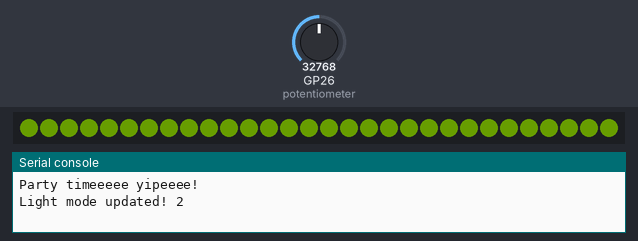
Bench run of a program on a simulated Raspberry Pi Pico running MicroPython. Shown: 30 RGB LEDs in strip order, left to right, the last lines printed to the serial console. Inputs (shaded band) come from the test bench; at power-on: GP26 (potentiometer) = 32768 (analog values on the 0–65535 scale). Dim RGB values are drawn brighter than linear; random numbers come from a fixed seed.

Above: at 1.25 s.
1.3 s: GP26 (potentiometer) set to 7864
At 1.9 s:
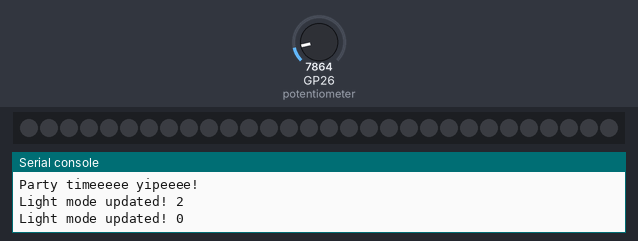
2.8 s: GP26 (potentiometer) set to 45874
At 2.97 s:
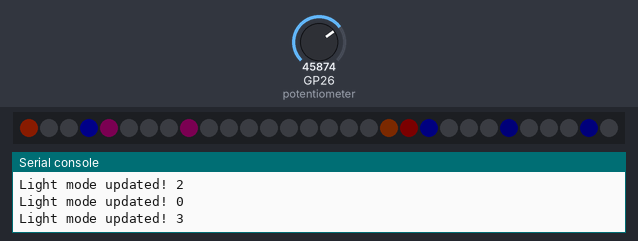
5.2 s: GP26 (potentiometer) set to 32767
At 6.67 s:
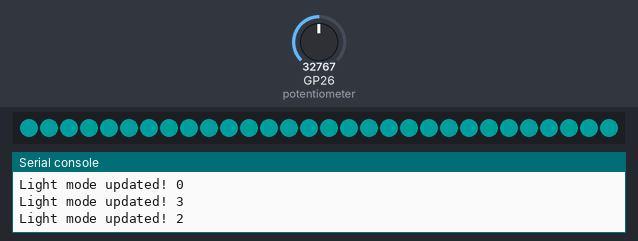
7.6 s: GP26 (potentiometer) set to 19660
At 8.22 s:
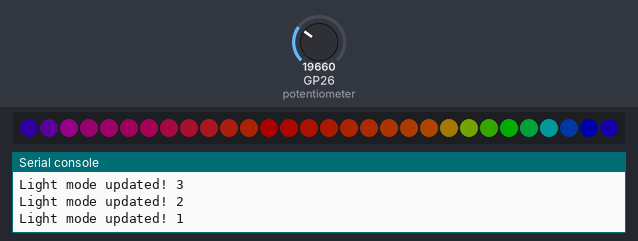
10.1 s: GP26 (potentiometer) set to 45874
At 10.66 s:
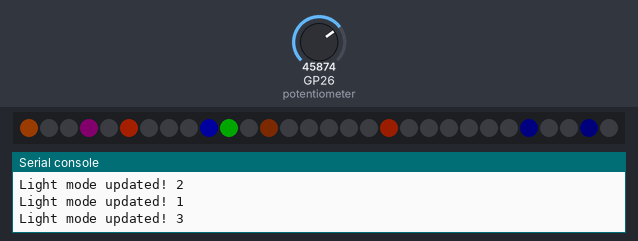
13.1 s: GP26 (potentiometer) set to 32767
At 13.91 s:
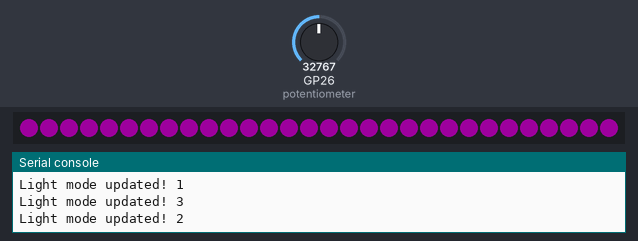
Timing chart, 0 to 16.1 s (numbered marks = the images above; inputs shaded):
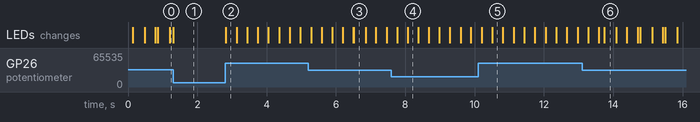

The program:

party_light_final_but_no_button.py
```python
import time
from neopixel import Neopixel
import machine
from utime import sleep
import random


print("Party timeeeee yipeeee!")


class Config:
    pin = 28
    numpix = 30
    colors = [
        (255, 0, 0),  # red
        (255, 50, 0),  # orange
        (255, 100, 0),  # yellow
        (0, 255, 0),  # green
        (0, 0, 255),  # blue
        (100, 0, 90),  # indigo
        (200, 0, 100),  # violet
    ]


class LightMode:

    def activate(self, strip):
        raise NotImplemented

    def run(self, strip):
        raise NotImplemented


class InactiveLightMode(LightMode):
    def activate(self, strip):
        strip.clear()
        strip.show()

    def run(self, strip):
        pass


class ColorWaveLightMode(LightMode):
    def __init__(self):
        self.step = round(Config.numpix / len(Config.colors))


    def activate(self, strip):
        current_pixel = 0
        for color1, color2 in zip(Config.colors, Config.colors[1:]):
            strip.set_pixel_line_gradient(current_pixel, current_pixel + self.step, color1, color2)
            current_pixel += self.step
        strip.set_pixel_line_gradient(current_pixel, Config.numpix - 1, Config.colors[6], Config.colors[1])
        strip.show()

    def run(self, strip):
        strip.rotate_right(1)
        strip.show()


class SmoothRainbowLightMode(LightMode):
    def __init__(self):
        self.hue = 0

    def activate(self, strip):
        pass

    def run(self, strip):
        color = strip.colorHSV(self.hue, 255, 150)
        strip.fill(color)
        strip.show()
        self.hue += 150


class FirefliesLightMode(LightMode):
    def __init__(self):
        self.max_len = 20
        self.min_len = 5
        self.num_flashes = 10
        self.flashing = []
        self._set_up()

    def _set_up(self):
        for i in range(self.num_flashes):
            pix = random.randint(0, Config.numpix - 1)
            col = random.randint(1, len(Config.colors) - 1)
            flash_len = random.randint(self.min_len, self.max_len)
            self.flashing.append([pix, Config.colors[col], flash_len, 0, 1])

    def activate(self, strip):
        strip.fill((0,0,0))
        strip.show()

    def run(self, strip):
        for i in range(self.num_flashes):
            pix = self.flashing[i][0]
            brightness = (self.flashing[i][3]/self.flashing[i][2])
            colr = (int(self.flashing[i][1][0]*brightness),
                    int(self.flashing[i][1][1]*brightness),
                    int(self.flashing[i][1][2]*brightness))
            strip.set_pixel(pix, colr)

            if self.flashing[i][2] == self.flashing[i][3]:
                self.flashing[i][4] = -1
            if self.flashing[i][3] == 0 and self.flashing[i][4] == -1:
                pix = random.randint(0, Config.numpix - 1)
                col = random.randint(0, len(Config.colors) - 1)
                flash_len = random.randint(self.min_len, self.max_len)
                self.flashing[i] = [pix, Config.colors[col], flash_len, 0, 1]
            self.flashing[i][3] = self.flashing[i][3] + self.flashing[i][4]
        strip.show()


class BlueStrobeLightMode(LightMode):
    def __init__(self):
        self.brightness = 0
        self.brightness_increasing = True

    def activate(self, strip):
        strip.fill((0, 0, 255), self.brightness)
        strip.show()

    def run(self, strip):
        if self.brightness_increasing:
            self.brightness = self.brightness + 5
        else:
            self.brightness = self.brightness - 5

        if self.brightness == 0 or self.brightness == 255:
            self.brightness_increasing = not self.brightness_increasing

        strip.fill((0, 0, 255), self.brightness)
        strip.show()


strip = Neopixel(Config.numpix, 0, Config.pin, "GRB")
strip.brightness(50)
light_modes = {
    0: InactiveLightMode(),
    1: ColorWaveLightMode(),
    2: SmoothRainbowLightMode(),
    3: FirefliesLightMode(),
    4: BlueStrobeLightMode()
}
potentiometer = machine.ADC(26)
conversion_factor = (len(light_modes) - 1) / 65535
curr_mode = 0
prev_mode = 0

while True:
    try:
        # Potentiometer readings will return a curr_mode value ranging from 0 to 4
        curr_mode = round(potentiometer.read_u16() * conversion_factor)
        if prev_mode != curr_mode:
            print(f"Light mode updated! {curr_mode}")
            prev_mode = curr_mode
            light_modes[curr_mode].activate(strip)
        light_modes[curr_mode].run(strip)
        time.sleep(0.01)
    except KeyboardInterrupt:
        break

light_modes[0].activate(strip)

print("Finished.")
```

Measured:
- after the input at 2.8 s, the LEDs: change at once (image 2)
